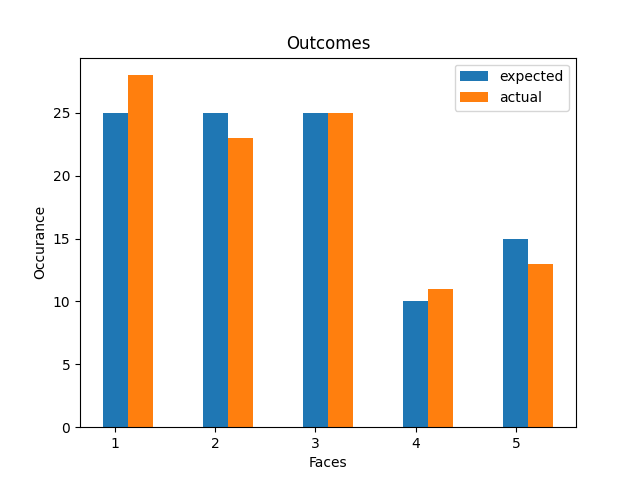

Generate this figure with Python:
import matplotlib.pyplot as plt
import random as rand

# creating the class dice
class Dice:
    
    # creating dice of the given number of faces
    def __init__ (self, faces = 6):
        # if faces are less than 4 or of any other datatype than int then raising exception
        if not isinstance(faces, int) or (faces < 4):
            raise Exception("Cannot construct the dice")
        # otherwise saving the number of faces
        else:
            self.faces = faces

    # taking probabilities of every face
    def setProb (self, prob):
        # if probabilities of all faces is not given or if the sum is not 1 then throw exception
        if (len(prob) != self.faces) or (sum(prob) != 1):
            raise Exception("Invalid probability distribution")
        # otherwise saving the probability
        else:
            self.prob = prob

    # overloading the print function and printing the faces with probabilities
    def __str__(self):
        return "Dice with " + str(self.faces) + " faces and probability distribution " + str(self.prob)
    
    # rolling the dice given number of times and plotting the graph 
    def roll (self, rolling):
        # creating faces and values list to store actual probabilities
        faces = []
        values = []
        current = 0
        # for each face setting probability to 0 initially
        for prob in self.prob:
            current += 1
            values.append(0)
            faces.append(current)
        # rolling the dice given number of times
        for roll in range (rolling):
            current = 0
            # taking random value between 0 and 1
            valu = rand.random()
            prob_now = 0
            # taking where we got the value and choosing appropriate face and output of the exp
            for prob in self.prob:
                prob_now += prob
                if(prob_now > valu):
                    values[current] += 1
                    break
                current += 1
        # plotting the graph with expected value
        self.prob = list(self.prob)
        for i in range(self.faces):
            self.prob[i] = self.prob[i] * rolling
        plt.bar(faces, self.prob, width=0.25, label = "expected")
        # making suitable adjustments for actual values and plotting the graph
        for i in range(self.faces):
            faces[i] = faces[i] + 0.25
        # making the graph
        plt.bar(faces , values , width=0.25, label = "actual")
        plt.xlabel("Faces")
        plt.ylabel("Occurance")
        plt.title("Outcomes")
        plt.legend()
        plt.savefig("q2.png")
        # showing the graph
        plt.show()

# testing for test case
d = Dice(5)
print(d.faces)
d.setProb((0.25, 0.25, 0.25, 0.10, 0.15))
print(d.prob)
print(d)
d.roll(100)